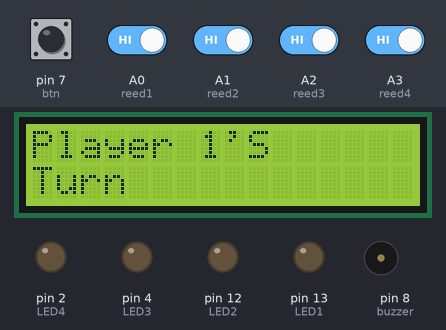
A sketch run on a simulated Arduino Uno, built with avr-gcc and run on an emulated ATmega328P. On the bench: 16×2 character LCD, output pins drawn as LEDs (lit = HIGH), buzzer (waves = sounding). The inputs (shaded band) are chosen by the test bench; at power-on: A0 (reed1), A1 (reed2), A2 (reed3), A3 (reed4), pin 7 (btn) HIGH. Random numbers use the default seed unless the sketch sets one.

Above: at 6.3 s.
6.4 s: pin 7 (btn) pulled LOW for 0.15 s
At 7.8 s:
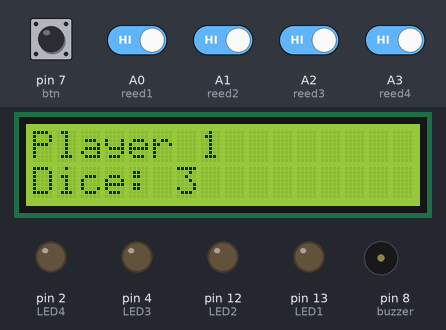
9.5 s: A0 (reed1) driven LOW
At 10.6 s:
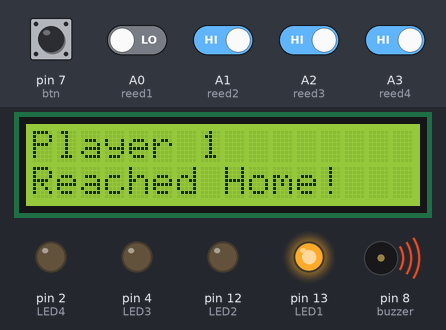
12.5 s: pin 7 (btn) pulled LOW for 1 s
At 14.6 s:
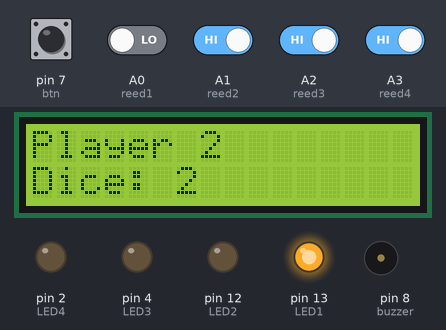
15.0 s: A0 (reed1) driven HIGH
At 17.7 s:
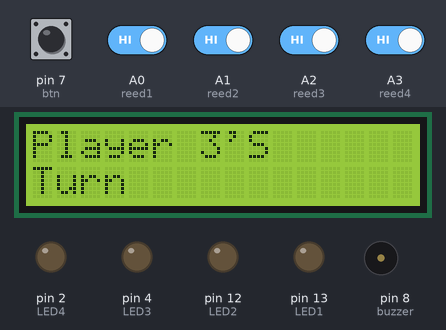
18.0 s: A1 (reed2) driven LOW
At 18.4 s:
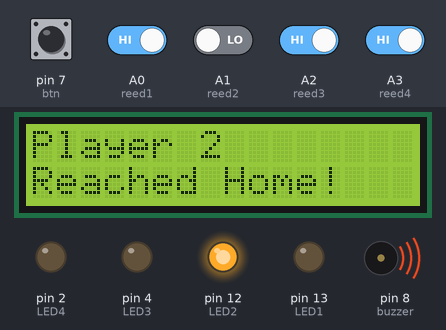
20.7 s: pin 7 (btn) pulled LOW for 1 s
At 21.8 s:
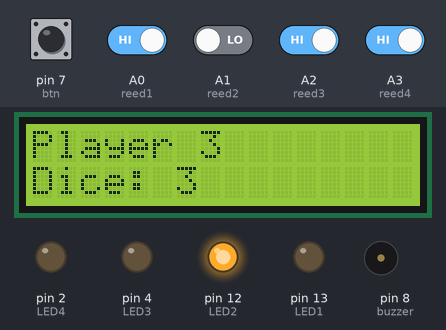
Timing chart, 0 to 25.7 s (numbered marks = the images above; inputs shaded):
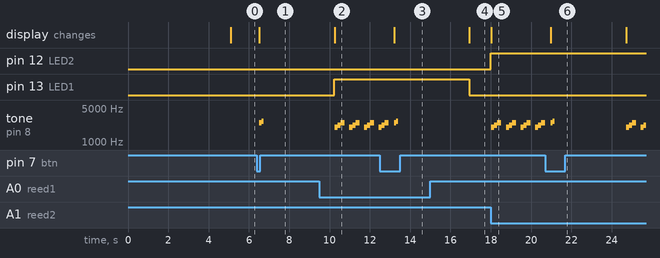

Measured:
- after the input at 6.4 s, tone on pin 8 (buzzer): silent → 2500 Hz after 0.12 s, → 2700 Hz 0.10 s later, → silent 0.10 s later; the display: changes after 0.12 s (image 1)
- after the input at 9.5 s, pin 13 (LED1): LOW → HIGH after 0.74 s; tone on pin 8 (buzzer): silent → 2000 Hz after 0.77 s, then repeats every 0.72 s: 2200 Hz 0.15 s, 2500 Hz 0.20 s, silent 0.22 s, 2000 Hz 0.15 s
- after the input at 12.5 s, the display: changes after 0.71 s (image 3)
- after the input at 15.0 s, pin 13 (LED1): HIGH → LOW after 1.9 s
- after the input at 18.0 s, pin 12 (LED2): LOW → HIGH at once; tone on pin 8 (buzzer): silent → 2000 Hz at once, then repeats every 0.72 s: 2200 Hz 0.15 s, 2500 Hz 0.20 s, silent 0.22 s, 2000 Hz 0.15 s
- after the input at 20.7 s, the display: changes after 0.27 s (image 6)

The sketch:

main.ino
```cpp
#include <Wire.h>
#include <LiquidCrystal_I2C.h>
long diceValue;


LiquidCrystal_I2C lcd(0x27, 16, 2);

const int btn = 7;
int buttonState = HIGH;
int lastButtonState = digitalRead(btn);;

const int buzzer = 8;

const int reed1 = A0;
const int reed2 = A1;
const int reed3 = A2;
const int reed4 = A3;

const int LED1 = 13;
const int LED2 = 12;
const int LED3 = 4;
const int LED4 = 2;

int currentPlayer = 1;

void setup() {

  Serial.begin(9600);
  lcd.begin();
  lcd.backlight();

  pinMode(btn, INPUT_PULLUP);
  pinMode(buzzer, OUTPUT);


  randomSeed(analogRead(0));

  pinMode(reed1, INPUT_PULLUP);
  pinMode(reed2, INPUT_PULLUP);
  pinMode(reed3, INPUT_PULLUP);
  pinMode(reed4, INPUT_PULLUP);

  pinMode(LED1, OUTPUT);
  pinMode(LED2, OUTPUT);
  pinMode(LED3, OUTPUT);
  pinMode(LED4, OUTPUT);

  lcd.setCursor(0, 0);
  lcd.print("Electronic");
  lcd.setCursor(0, 1);
  lcd.print("Ludo Game");

  delay(5000);

  displayTurn();

}

void loop() {

  buttonState = digitalRead(btn);

  if (lastButtonState == HIGH && buttonState == LOW) {
    delay(50);
    rollDice();
    delay(2000);
    nextPlayer();
  }

  lastButtonState = buttonState;

  checkHomeSensors();
}

void rollDice(){
  diceValue = random(1,7);
  lcd.clear();
  lcd.setCursor(0, 0);
  lcd.print("Player ");
  lcd.print(currentPlayer);

  lcd.setCursor(0, 1);
  lcd.print("Dice: ");
  lcd.print(diceValue);

  tone(buzzer, 2500);
  delay(100);

  tone(buzzer, 2700);
  delay(100);

  noTone(buzzer);

  delay(1500);
}

void nextPlayer() {
  currentPlayer++;

  if (currentPlayer > 4){
    currentPlayer = 1;
  }

  displayTurn();
}

void displayTurn() {
  lcd.clear();
  lcd.setCursor(0, 0);
  lcd.print("Player ");
  lcd.print(currentPlayer);
  lcd.print("'S");

  lcd.setCursor(0, 1);
  lcd.print("Turn");
}
void checkHomeSensors() {
  if (digitalRead(reed1) == LOW) {

    digitalWrite(LED1, HIGH);

    lcd.clear();
    lcd.setCursor(0, 0);
    lcd.print("Player 1");

    lcd.setCursor(0, 1);
    lcd.print("Reached Home!");

    victorySound();

    delay(200);
  }else if (digitalRead(reed2) == LOW) {

    digitalWrite(LED2, HIGH);

    lcd.clear();
    lcd.setCursor(0, 0);
    lcd.print("Player 2");

    lcd.setCursor(0, 1);
    lcd.print("Reached Home!");

    victorySound();

    delay(200);
  }else if (digitalRead(reed3) == LOW) {

    digitalWrite(LED3, HIGH);

    lcd.clear();
    lcd.setCursor(0, 0);
    lcd.print("Player 3");

    lcd.setCursor(0, 1);
    lcd.print("Reached Home!");

    victorySound();

    delay(200);
  }else if (digitalRead(reed4) == LOW) {

    digitalWrite(LED4, HIGH);

    lcd.clear();
    lcd.setCursor(0, 0);
    lcd.print("Player 4");

    lcd.setCursor(0, 1);
    lcd.print("Reached Home!");

    victorySound();

    delay(200);
  }else{
     digitalWrite(LED1, LOW);
     digitalWrite(LED2, LOW);
     digitalWrite(LED3, LOW);
     digitalWrite(LED4, LOW);
     delay(50);
     displayTurn();
  }

}
void victorySound() {
  tone(buzzer, 2000);
  delay(150);

  tone(buzzer, 2200);
  delay(150);

  tone(buzzer, 2500);
  delay(200);

  noTone(buzzer);
}
```
